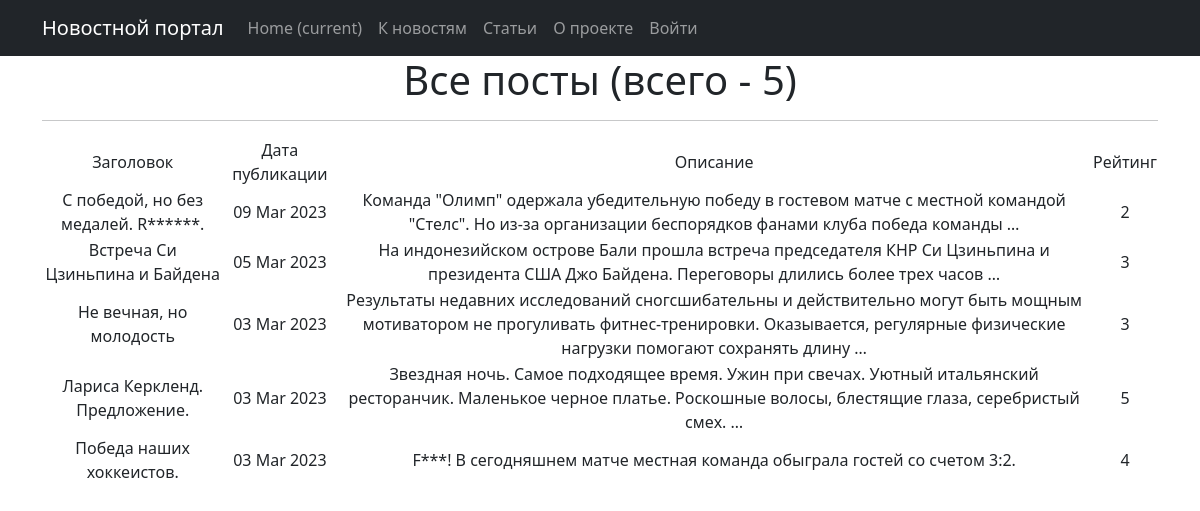
The app's page /posts/, older data.
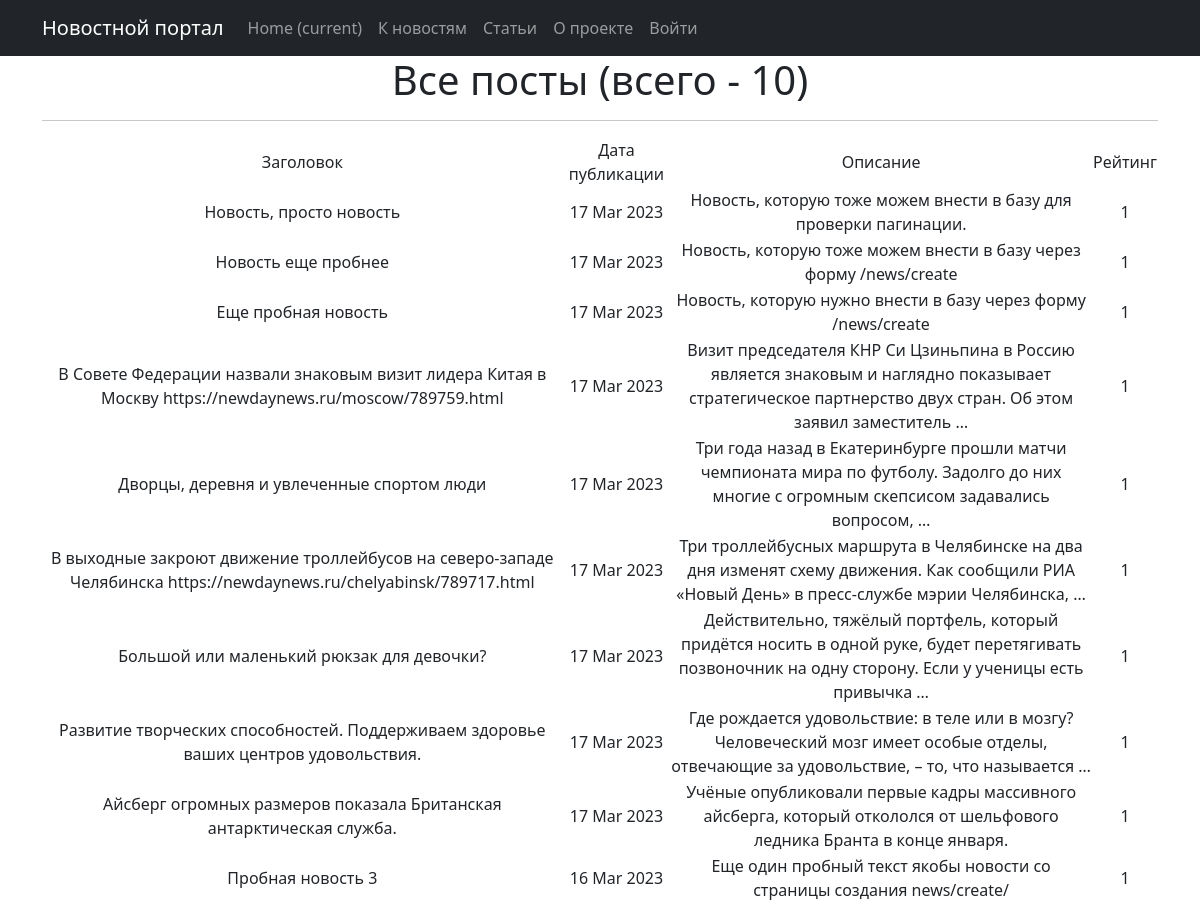
The same page, newer data.
### news/models.py (models this page shows, shortened)
class Post(models.Model):
    author = models.ForeignKey(Author, on_delete=models.CASCADE)
    content = models.CharField(max_length=2, choices=CONTENTS)
    time_in = models.DateTimeField(auto_now_add=True)
    category = models.ManyToManyField(Category, through='PostCategory')
    title = models.CharField(max_length=255,)
    content_text = models.TextField()
    content_rate = models.IntegerField(default=1)

### news/views.py (the view)
# urls.py: path('', PostsList.as_view(), name='post_list'),
class PostsList(ListView):
    model = Post
    ordering = '-time_in'
    template_name = 'posts.html'
    context_object_name = 'posts'
    paginate_by = 10
    def get_queryset(self):
        queryset = super().get_queryset()
        self.filterset = PostFilter(self.request.GET, queryset)
        return self.filterset.qs
    def get_context_data(self, **kwargs):
        context = super().get_context_data(**kwargs)
        context['filterset'] = self.filterset
        return context

### news/templatetags/custom_filters.py (called while the page is built)
@register.filter()
@stringfilter #чтобы не вызывать ошибки, приведем в строку
def censor(value, bad_words = bad_list):
    words = value.split()#разделим строку
    new_line=''
    for word in words:
        if word.lower() in bad_words in bad_words:
            new_line += word[0] #если да, первый символ оставляем
            for i in word[1:]:
                new_line += '*'#остальные заменяем на *
            new_line += ' '
        elif (word[:-1].lower()) in bad_words:
            new_line += word[0]
            for i in word[1:-1]:
                new_line += '*'
            new_line += (word[-1] + ' ')
        else:
            new_line += (word + ' ')
    return new_line.rstrip()

### templates/posts.html (shortened to what this page needs)
{% extends 'flatpages/default.html' %}
{% load custom_filters %}
{% block content %}
    <h1>Все посты (всего - {{ posts|length}})</h1>
    <hr>
    {% if posts %}
       <table>
           <tr>
               <td>Заголовок</td>
               <td>Дата публикации</td>
               <td>Описание</td>
               <td>Рейтинг</td>
           </tr>
           {% for post in posts %}
           <tr>
               <td>{{ post.title|censor }}</td>
               <td>{{ post.time_in|date:'d M Y' }}</td>
               <td>{{ post.content_text|censor|truncatewords:20 }}</td>
               <td>{{ post.content_rate }}</td>
           </tr>
           {% endfor %}
       </table>
    {% else %}
        <h3>Новости не найдены</h3>
    {% endif %}
{% endblock content %}

Row changes from the older to the newer data that the page shows:
no longer on this page (row unchanged): Post: title|censor "С победой, но без медалей. R******.", time_in "09 Mar 2023", content_text|censor "Команда \"Олимп\" одержала убедительную победу в гостевом матче с местной командой \"Стелс\". Но из-за организации беспорядков фанами клуба победа команды …", content_rate "2"
no longer on this page (row unchanged): Post: title|censor "Встреча Си Цзиньпина и Байдена", time_in "05 Mar 2023", content_text|censor "На индонезийском острове Бали прошла встреча председателя КНР Си Цзиньпина и президента США Джо Байдена. Переговоры длились более трех часов …", content_rate "3"
no longer on this page (row unchanged): Post: title|censor "Не вечная, но молодость", time_in "03 Mar 2023", content_text|censor "Результаты недавних исследований сногсшибательны и действительно могут быть мощным мотиватором не прогуливать фитнес-тренировки. Оказывается, регулярные физические нагрузки помогают сохранять длину …", content_rate "3"
no longer on this page (row unchanged): Post: title|censor "Лариса Керкленд. Предложение.", time_in "03 Mar 2023", content_text|censor "Звездная ночь. Самое подходящее время. Ужин при свечах. Уютный итальянский ресторанчик. Маленькое черное платье. Роскошные волосы, блестящие глаза, серебристый смех. …", content_rate "5"
no longer on this page (row unchanged): Post: title|censor "Победа наших хоккеистов.", time_in "03 Mar 2023", content_text|censor "F***! В сегодняшнем матче местная команда обыграла гостей со счетом 3:2.", content_rate "4"
added Post: title|censor "Новость, просто новость", time_in "17 Mar 2023", content_text|censor "Новость, которую тоже можем внести в базу для проверки пагинации.", content_rate "1"
added Post: title|censor "Новость еще пробнее", time_in "17 Mar 2023", content_text|censor "Новость, которую тоже можем внести в базу через форму /news/create", content_rate "1"
added Post: title|censor "Еще пробная новость", time_in "17 Mar 2023", content_text|censor "Новость, которую нужно внести в базу через форму /news/create", content_rate "1"
added Post: title|censor "В Совете Федерации назвали знаковым визит лидера Китая в Москву https://newdaynews.ru/moscow/789759.html", time_in "17 Mar 2023", content_text|censor "Визит председателя КНР Си Цзиньпина в Россию является знаковым и наглядно показывает стратегическое партнерство двух стран. Об этом заявил заместитель …", content_rate "1"
added Post: title|censor "Дворцы, деревня и увлеченные спортом люди", time_in "17 Mar 2023", content_text|censor "Три года назад в Екатеринбурге прошли матчи чемпионата мира по футболу. Задолго до них многие с огромным скепсисом задавались вопросом, …", content_rate "1"
added Post: title|censor "В выходные закроют движение троллейбусов на северо-западе Челябинска https://newdaynews.ru/chelyabinsk/789717.html", time_in "17 Mar 2023", content_text|censor "Три троллейбусных маршрута в Челябинске на два дня изменят схему движения. Как сообщили РИА «Новый День» в пресс-службе мэрии Челябинска, …", content_rate "1"
added Post: title|censor "Большой или маленький рюкзак для девочки?", time_in "17 Mar 2023", content_text|censor "Действительно, тяжёлый портфель, который придётся носить в одной руке, будет перетягивать позвоночник на одну сторону. Если у ученицы есть привычка …", content_rate "1"
added Post: title|censor "Развитие творческих способностей. Поддерживаем здоровье ваших центров удовольствия.", time_in "17 Mar 2023", content_text|censor "Где рождается удовольствие: в теле или в мозгу? Человеческий мозг имеет особые отделы, отвечающие за удовольствие, – то, что называется …", content_rate "1"
added Post: title|censor "Айсберг огромных размеров показала Британская антарктическая служба.", time_in "17 Mar 2023", content_text|censor "Учёные опубликовали первые кадры массивного айсберга, который откололся от шельфового ледника Бранта в конце января.", content_rate "1"
added Post: title|censor "Пробная новость 3", time_in "16 Mar 2023", content_text|censor "Еще один пробный текст якобы новости со страницы создания news/create/", content_rate "1"
Text that changed along with them:
{{ posts|length }}: "5" → "10"
